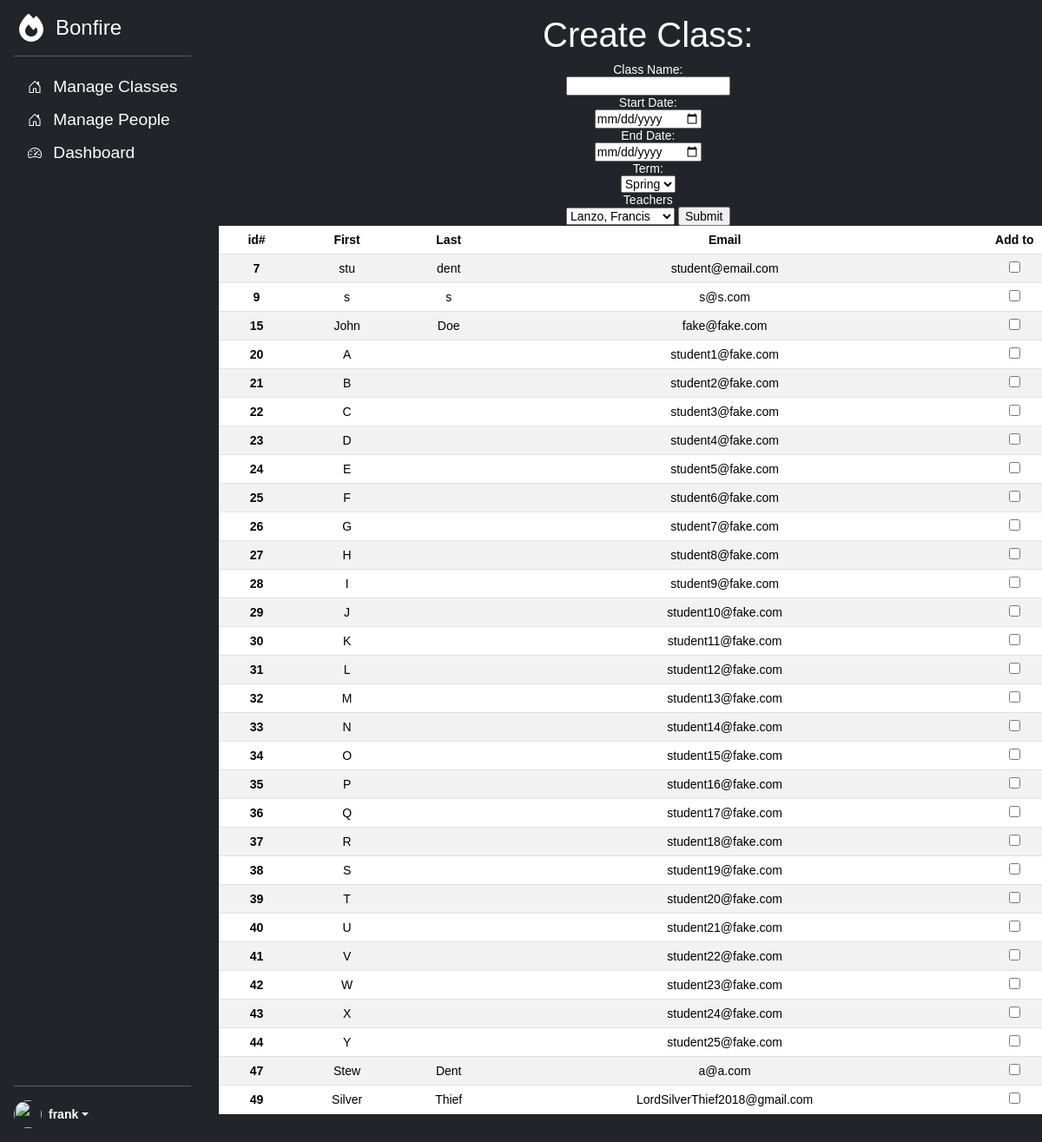
Screenshot of /addClass.php (signed in) with the database file from the repository.
### tables this page shows
CREATE TABLE `users` (
  `id` int NOT NULL AUTO_INCREMENT,
  `first_name` varchar(255) DEFAULT NULL,
  `email` varchar(255) DEFAULT NULL,
  `password` varchar(255) DEFAULT NULL,
  `role` enum('student','teacher','admin') DEFAULT 'student',
  `sec1` varchar(255) DEFAULT NULL,
  `sec2` varchar(255) DEFAULT NULL,
  `last_name` varchar(255) DEFAULT NULL,
  PRIMARY KEY (`id`)
);

### addClass.php (the view, shortened to what this page needs)
<?php
$pdo = getDBConnection();
$sql2= "Select * from users where role = 'teacher'";
if($stmt2 = $pdo->prepare($sql2))
{
    if($stmt2->execute())
    {
        if($teacherRows =$stmt2->fetchAll())
        {
        }
        else{
            echo "teacher fetch error";
        }
    }
    else{
        echo "teacher execute error";
    }
}
else{
    echo "prepare error";
}
$sql3 = "SELECT * FROM users WHERE role = 'student'";
if($stmt3 = $pdo->prepare($sql3)) {
    if ($stmt3->execute()) {
        $rows = $stmt3->fetchAll();
    }
}
?>
<!DOCTYPE html>
<html lang="en">
<head>
    <link href="https://cdn.jsdelivr.net/npm/bootstrap@5.3.3/dist/css/bootstrap.min.css" rel="stylesheet">
    <link rel="stylesheet" href="resources/stylesheets/style.css">
</head>
<body>
<main class="d-flex flex-nowrap">
    <?php include("leftSideMenu.php"); ?>
    <div id="primary-window" class="d-flex flex-column flex-shrink-0 p-3 text-bg-dark overflow-y-scroll">
        <h1>Create Class:</h1>
        <form action="processor/addClassProcessor.php" method="post">
            <label for="cname">Class Name:</label><br>
            <input type="text" id="cname" name="cname" value="<?= $class_name?>"><br>
            <label for="sdate">Start Date:</label><br>
            <input type="date" name="sdate" id="sdate"><br>
            <label for="edate">End Date:</label><br>
            <input type="date" name="edate" id="edate"><br>
            <label for="term">Term: </label><br>
            <select name="term" id="term">
                <option value="Spring">Spring</option>
            </select>
            <br>
            <label for="teacher">Teachers</label><br>
            <select name="teacher" id="teacher">
                <?php
                foreach($teacherRows as $teacher )
                {
                    $teacherFirst = $teacher['first_name'];
                    $teacherLast = $teacher['last_name'];
                    $teacherId = $teacher['id'];
                    ?>
                    <option <?php echo ($teacherId == $currentTeacherId) ? "selected=selected" : ""?> value="<?= $teacherId?>"><?= $teacherLast.", ".$teacherFirst?></option>
                    <?php
                }
                ?>
            </select>
            <input type="submit" value="Submit">
            <table class="table table-striped table-hover">
                <thead>
                <tr>
                    <th scope="col">id#</th>
                    <th scope="col">First</th>
                    <th scope="col">Last</th>
                    <th scope="col">Email</th>
                    <th scope="col">Add to</th>
                </tr>
                </thead>
                <tbody>
                <?php
                foreach($rows as $row)
                {
                    $id = $row["id"];
                    ?>
                    <tr>
                        <th scope="row"><?= $id?></th>
                        <td><?= $row["first_name"] ?></td>
                        <td><?= $row["last_name"] ?></td>
                        <td><?= $row["email"] ?></td>
                        <td><input name = "students[]" value = "<?= $id?>" type ="checkbox"></td>
                    </tr>
                    <?php
                }
                ?>
                </tbody>
            </table>
        </form>
    </div>
</main>
<script src="https://cdn.jsdelivr.net/npm/bootstrap@5.3.3/dist/js/bootstrap.bundle.min.js"></script></body>
</html>

### resources/stylesheets/style.css (style rules this page uses)
body { min-height: 100vh; min-height: -webkit-fill-available; font-family: var(--bs-font-sans-serif); font-size: 1rem; font-weight: 400; line-height: 1.5; }
html { height: -webkit-fill-available; }
main { height: 100vh; max-height: 100vh; overflow-x: auto; overflow-y: hidden; }
#primary-window { width:85%; }

### addClass.php (style rules this page uses)
body { font: 14px sans-serif; text-align: center; }

### rows the page displays
users: id "7", first_name "stu", last_name "dent", email "student@email.com"
users: id "9", first_name "s", last_name "s", email "s@s.com"
users: id "15", first_name "John", last_name "Doe", email "fake@fake.com"
users: id "20", first_name "A", email "student1@fake.com"
users: id "21", first_name "B", email "student2@fake.com"
users: id "22", first_name "C", email "student3@fake.com"
users: id "23", first_name "D", email "student4@fake.com"
users: id "24", first_name "E", email "student5@fake.com"
users: id "25", first_name "F", email "student6@fake.com"
users: id "26", first_name "G", email "student7@fake.com"
users: id "27", first_name "H", email "student8@fake.com"
users: id "28", first_name "I", email "student9@fake.com"
users: id "29", first_name "J", email "student10@fake.com"
users: id "30", first_name "K", email "student11@fake.com"
users: id "31", first_name "L", email "student12@fake.com"
users: id "32", first_name "M", email "student13@fake.com"
users: id "33", first_name "N", email "student14@fake.com"
users: id "34", first_name "O", email "student15@fake.com"
users: id "35", first_name "P", email "student16@fake.com"
users: id "36", first_name "Q", email "student17@fake.com"
users: id "37", first_name "R", email "student18@fake.com"
users: id "38", first_name "S", email "student19@fake.com"
users: id "39", first_name "T", email "student20@fake.com"
users: id "40", first_name "U", email "student21@fake.com"
users: id "41", first_name "V", email "student22@fake.com"
users: id "42", first_name "W", email "student23@fake.com"
users: id "43", first_name "X", email "student24@fake.com"
users: id "44", first_name "Y", email "student25@fake.com"
users: id "47", first_name "Stew", last_name "Dent", email "a@a.com"
users: id "49", first_name "Silver", last_name "Thief", email "LordSilverThief2018@gmail.com"

### other values shown
$firstName "frank"
form field teacher "Lanzo, Francis"
